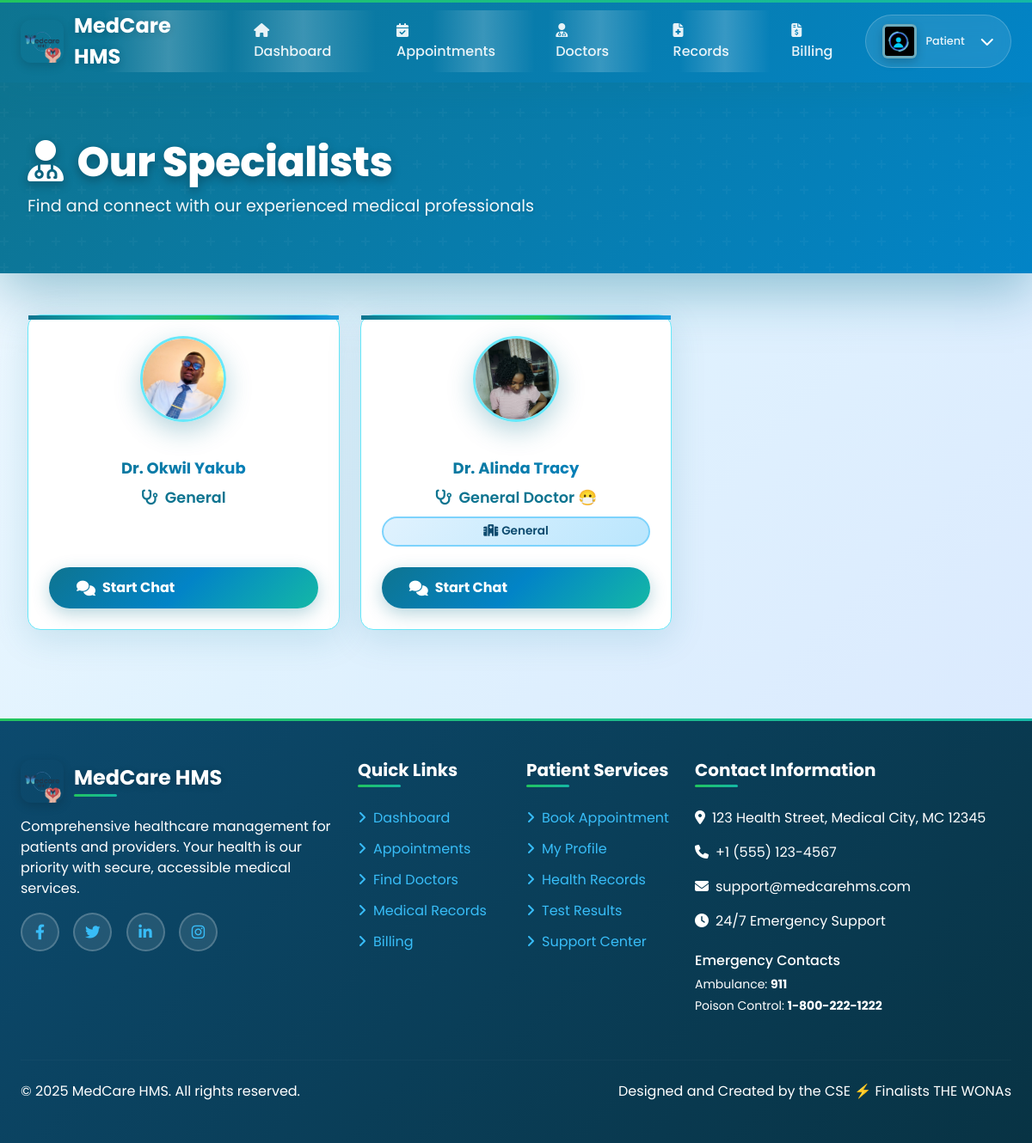
/patients/find-doctor/ (signed in), run on the app's committed database.
### doctors/models.py (models this page shows)
class DoctorProfile(models.Model):
    user = models.OneToOneField(User, on_delete=models.CASCADE, related_name='doctorprofile')
    profile_picture = models.ImageField(upload_to=get_doctor_image_path, null=True, blank=True, default='profile_pictures/default.jpeg')
    specialization = models.CharField(max_length=100)
    department = models.ForeignKey(Department, on_delete=models.SET_NULL, null=True, blank=True)
    license_number = models.CharField(max_length=100, unique=True, null=True, blank=True)
    years_of_experience = models.PositiveIntegerField(default=0)
    availability = models.TextField(blank=True, null=True, help_text="e.g., Mon-Fri, 9am-5pm")
    def __str__(self):
        return f"Dr. {self.user.first_name} {self.user.last_name}"

### management/models.py (models this page shows, shortened)
class Department(models.Model):
    name = models.CharField(max_length=100, unique=True, help_text="e.g., Cardiology, Orthopedics")
    description = models.TextField(blank=True, null=True)
    is_active = models.BooleanField(default=True)

### patients/views.py (the view)
# urls.py: path('find-doctor/', views.doctor_list_view, name='doctor_list'),
@login_required
def doctor_list_view(request):
    doctors = DoctorProfile.objects.filter(user__is_active=True).select_related('user', 'department')
    return render(request, 'patients/doctor_list.html', {'doctors': doctors})

### accounts/templatetags/profile_tags.py (called while the page is built)
@register.simple_tag
def get_profile_image_url(user):
    try:
        if hasattr(user, 'doctorprofile') and user.doctorprofile.profile_picture:
            return user.doctorprofile.profile_picture.url
        elif hasattr(user, 'patientprofile') and user.patientprofile.profile_picture:
            return user.patientprofile.profile_picture.url
        elif hasattr(user, 'receptionistprofile') and user.receptionistprofile.profile_picture:
            return user.receptionistprofile.profile_picture.url
    except (AttributeError, ValueError):
        pass
    return '/static/profile_pictures/default.jpeg'

@register.simple_tag
def get_user_initials(user):
    if user.first_name and user.last_name:
        return f"{user.first_name[0]}{user.last_name[0]}".upper()
    elif user.first_name:
        return user.first_name[0].upper()
    elif user.username:
        return user.username[0].upper()
    return "U"

@register.simple_tag
def get_user_role_color(user):
    try:
        if hasattr(user, 'doctorprofile'):
            return '#14B8A6'  # Teal accent for doctors
        elif hasattr(user, 'patientprofile'):
            return '#0E7490'  # Primary teal for patients
        elif hasattr(user, 'receptionistprofile'):
            return '#5ce9f6'  # Purple accent for receptionists
    except AttributeError:
        pass
    return '#14B8A6'  # Default to teal

@register.inclusion_tag('components/profile_image.html')
def profile_image(user, size="40", css_class="user-avatar", show_fallback=True):
    return {
        'user': user,
        'size': size,
        'css_class': css_class,
        'show_fallback': show_fallback,
        'image_url': get_profile_image_url(user),
        'initials': get_user_initials(user),
        'role_color': get_user_role_color(user),
    }

### chat/context_processors.py (called while the page is built)
def unread_chat_messages(request):
    if request.user.is_authenticated:
        threads = request.user.chat_threads.all()
        total_unread = 0
        for thread in threads:
            total_unread += thread.get_unread_count_for_user(request.user)
        return {'unread_chat_messages_count': total_unread}
    return {'unread_chat_messages_count': 0}

### chat/models.py (called while the page is built)
    def get_unread_count_for_user(self, user):
        return self.messages.filter(is_read=False).exclude(sender=user).count()

### templates/patients/doctor_list.html (shortened to what this page needs)
{% extends 'base_patient.html' %}
{% block content %}
<div class="doctor-list-wrapper">
    <div class="doctor-list-header">
        <div class="doctor-list-header-content">
            <h1><i class="fas fa-user-doctor me-3"></i>Our Specialists</h1>
            <p>Find and connect with our experienced medical professionals</p>
        </div>
    </div>
    <div class="doctor-cards-container">
        {% if doctors %}
            <div class="row g-4">
                {% for doctor in doctors %}
                <div class="col-lg-4 col-md-6">
                    <div class="doctor-card">
                        <div class="doctor-avatar-container">
                            <img src="{{ doctor.profile_picture.url }}" class="doctor-avatar" alt="Dr. {{ doctor.user.get_full_name }}">
                        </div>
                        <div class="doctor-name">{{ doctor }}</div>
                        <div class="doctor-specialization">
                            <i class="fas fa-stethoscope me-2"></i>{{ doctor.specialization }}
                        </div>
                        {% if doctor.department.name %}
                            <span class="department-badge">
                                <i class="fas fa-hospital me-1"></i>{{ doctor.department.name }}
                            </span>
                        {% endif %}
                        <a href="{% url 'chat:start_chat' doctor.user.id %}" class="btn-start-chat">
                            <i class="fas fa-comments"></i>
                            <span>Start Chat</span>
                        </a>
                    </div>
                </div>
                {% endfor %}
            </div>
        {% else %}
            <div class="empty-state">
                <i class="fas fa-user-doctor"></i>
                <h3>No Doctors Available</h3>
                <p>There are no doctors currently available. Please check back later.</p>
            </div>
        {% endif %}
    </div>
</div>
{% endblock %}

### static/css/themes/patient-theme.css (style rules this page uses)
:root { --patient-primary: #0E7490; --patient-primary-dark: #0C4A6E; --patient-primary-light: #67E8F9; --patient-secondary: #0284C7; --patient-accent: #38BDF8; --patient-warning: #F59E0B; --patient-danger: #EF4444; --patient-success: #10B981; --patient-info: #3B82F6; --patient-gradient-primary: linear-gradient(135deg, #0E7490 0%, #0C4A6E 100%); --patient-gradient-secondary: linear-gradient(135deg, #0284C7 0%, #0369A1 100%); --patient-gradient-card: linear-gradient(145deg, #ffffff 0%, #f0f9ff 100%); --patient-gradient-wellness: linear-gradient(135deg, #67E8F9 0%, #38BDF8 100%); --patient-shadow-primary: 0 4px 20px rgba(14, 116, 144, 0.25); --patient-shadow-card: 0 8px 32px rgba(12, 74, 110, 0.15); --patient-shadow-hover: 0 12px 40px rgba(14, 116, 144, 0.3); }

### templates/base_patient.html (style rules this page uses)
:root { --primary-teal: #0E7490; --primary-dark-teal: #0C4A6E; --sky-blue: #0284C7; --light-sky-blue: #38BDF8; --background-light: #F1F5F9; --background-white: #FFFFFF; --accent-blue: #14B8A6; --accent-teal: #0D9488; --text-dark: #1E293B; --accent-green: #22C55E; --accent-orange: #F97316; --accent-purple: #8B5CF6; }
* { font-family: 'Poppins', sans-serif; }
body { background-color: var(--background-light); color: var(--text-dark); display: flex; flex-direction: column; min-height: 100vh; overflow-x: hidden; }
.main-content-area > [class*="-wrapper"] { max-width: 100vw !important; width: 100vw !important; margin: 0 !important; padding: 0 !important; }

### templates/components/messages.html (style rules this page uses)
:root { --message-success: #10b981; --message-success-bg: #ecfdf5; --message-success-border: #a7f3d0; --message-success-text: #065f46; --message-error: #ef4444; --message-error-bg: #fef2f2; --message-error-border: #fecaca; --message-error-text: #991b1b; --message-warning: #f59e0b; --message-warning-bg: #fffbeb; --message-warning-border: #fed7aa; --message-warning-text: #92400e; --message-info: #3b82f6; --message-info-bg: #eff6ff; --message-info-border: #bfdbfe; --message-info-text: #1e40af; --message-slide-duration: 300ms; --message-fade-duration: 250ms; --message-scale-duration: 200ms; }

### data on the page
DoctorProfile: profile_picture (picture), user.last_name "Dr. OkwiI Yakub", specialization "General"
DoctorProfile: profile_picture (picture), user.last_name "Dr. Alinda Tracy", specialization "General Doctor 😷", department.name "General"
